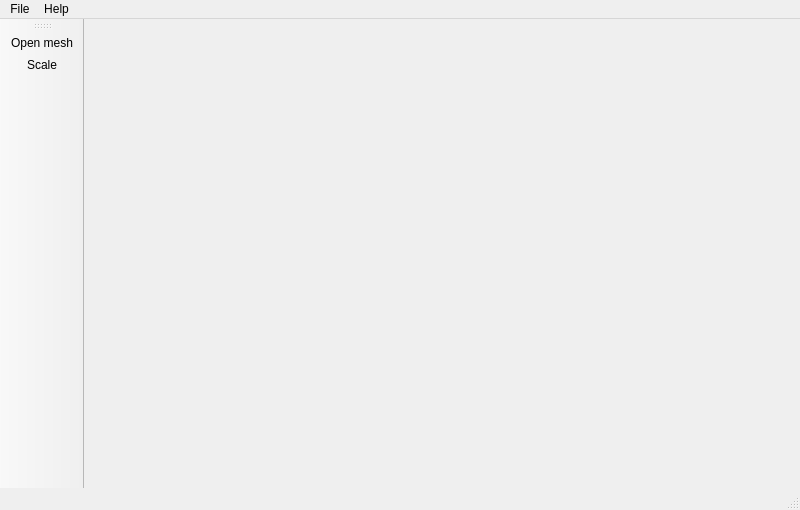
<?xml version="1.0" encoding="UTF-8"?>
<ui version="4.0">
 <class>MainWindow</class>
 <widget class="QMainWindow" name="MainWindow">
  <property name="geometry">
   <rect>
    <x>0</x>
    <y>0</y>
    <width>800</width>
    <height>510</height>
   </rect>
  </property>
  <property name="windowTitle">
   <string>Viewer</string>
  </property>
  <widget class="QWidget" name="centralwidget">
   <layout class="QVBoxLayout" name="verticalLayout">
    <item>
     <widget class="OSGWidget" name="osgWidget" native="true"/>
    </item>
   </layout>
  </widget>
  <widget class="QStatusBar" name="statusbar"/>
  <widget class="QToolBar" name="toolBar">
   <property name="windowTitle">
    <string>toolBar</string>
   </property>
   <attribute name="toolBarArea">
    <enum>LeftToolBarArea</enum>
   </attribute>
   <attribute name="toolBarBreak">
    <bool>false</bool>
   </attribute>
   <addaction name="actionOpenMesh"/>
   <addaction name="actionScale"/>
  </widget>
  <widget class="QMenuBar" name="menubar">
   <property name="geometry">
    <rect>
     <x>0</x>
     <y>0</y>
     <width>800</width>
     <height>22</height>
    </rect>
   </property>
   <widget class="QMenu" name="menu">
    <property name="title">
     <string>File</string>
    </property>
    <addaction name="actionOpenMesh"/>
   </widget>
   <widget class="QMenu" name="menuHelp">
    <property name="title">
     <string>Help</string>
    </property>
    <widget class="QMenu" name="menuLanguage">
     <property name="title">
      <string>Language</string>
     </property>
     <addaction name="actionEnglish"/>
     <addaction name="actionChinese"/>
    </widget>
    <addaction name="menuLanguage"/>
   </widget>
   <addaction name="menu"/>
   <addaction name="menuHelp"/>
  </widget>
  <action name="actionOpenMesh">
   <property name="icon">
    <iconset resource="../Resources/resources.qrc">
     <normaloff>:/Icons/model.png</normaloff>:/Icons/model.png</iconset>
   </property>
   <property name="text">
    <string>Open mesh</string>
   </property>
  </action>
  <action name="actionEnglish">
   <property name="text">
    <string>English</string>
   </property>
  </action>
  <action name="actionChinese">
   <property name="text">
    <string>Chinese</string>
   </property>
  </action>
  <action name="actionScale">
   <property name="icon">
    <iconset resource="../Resources/resources.qrc">
     <normaloff>:/Icons/scale.png</normaloff>:/Icons/scale.png</iconset>
   </property>
   <property name="text">
    <string>Scale</string>
   </property>
   <property name="toolTip">
    <string>Scale</string>
   </property>
  </action>
 </widget>
 <customwidgets>
  <customwidget>
   <class>OSGWidget</class>
   <extends>QWidget</extends>
   <header>OSGWidget.h</header>
   <container>1</container>
  </customwidget>
 </customwidgets>
 <resources>
  <include location="../Resources/resources.qrc"/>
 </resources>
 <connections/>
</ui>
